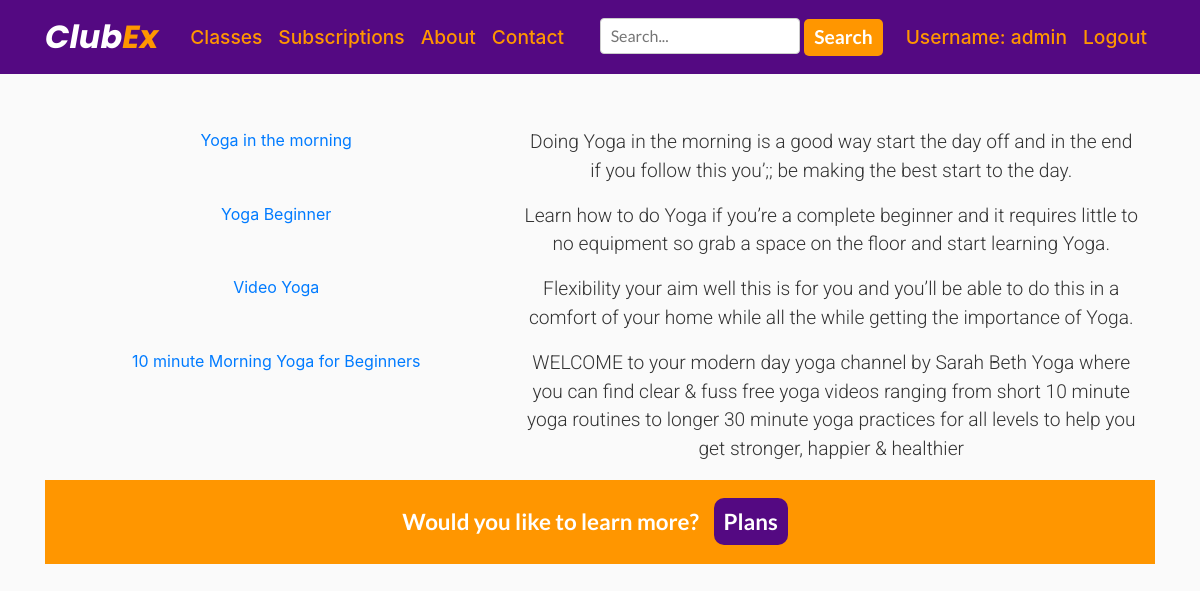
The app's page /classes/yoga/ (signed in), older data.
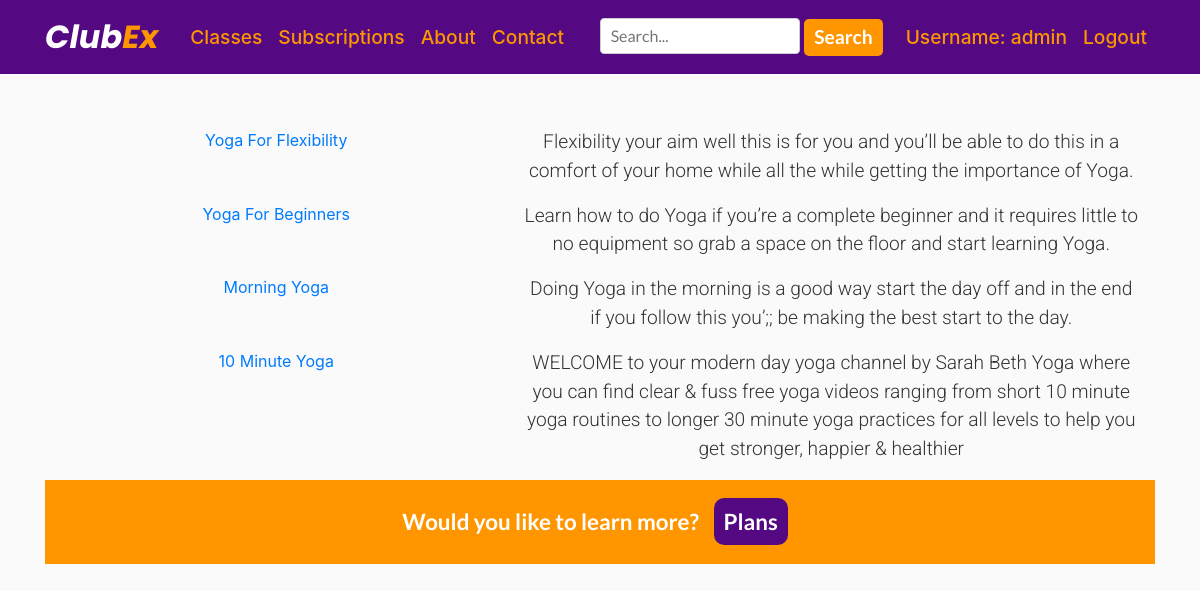
The same page, newer data.
### ClubEx/models.py (models this page shows, shortened)
class Video(models.Model):
    category = models.CharField(max_length=200)
    video_name = models.CharField(max_length=200)
    video_thumbnail = models.ImageField(null=True, blank=True)
    video = EmbedVideoField()
    content = models.TextField()
    video_views = models.IntegerField(default=0, null=True, blank=True)
    class Meta:
        ordering = ('-video_name',)

### ClubEx/views.py (the view)
# urls.py: path('classes/yoga/', views.classes_yoga, name='classes_yoga'),
@login_required
def classes_yoga(request):
    obj = Video.objects.filter(category='Yoga')
    return render(request, 'clubex/yoga.html', {'obj': obj})

### ClubEx/templates/ClubEx/yoga.html
{% extends "ClubEx/base.html" %}
{% load static %}
{% block content %}
    <Link rel="stylesheet" href="{% static 'ClubEx/newstyle.css' %}" type="text/css" >
   {% for i in obj %}
<div class="container">
  <div class="row">
          <div class="col-5">
              <a href=" {% url 'video_details' i.id %}">{{ i.video_name }}</a>
          </div>
          <div class="col-7">
              <p>{{ i.content  }}</p>
          </div>
  </div>
</div>
 {% endfor %}
  <div class="cta">
    <div class="container">
      <p class="ctatext">Would you like to learn more?</p>
      <p><a href="{% url 'plans' %}">Plans</a></p>
    </div>
  </div>
{% endblock content %}

Row changes from the older to the newer data that the page shows:
changed Video: video_name "Video Yoga" → "Yoga For Flexibility"; moves up the list
changed Video: video_name "Yoga Beginner" → "Yoga For Beginners"; moves down the list
changed Video: video_name "Yoga in the morning" → "Morning Yoga"
changed Video: video_name "10 minute Morning Yoga for Beginners" → "10 Minute Yoga"
